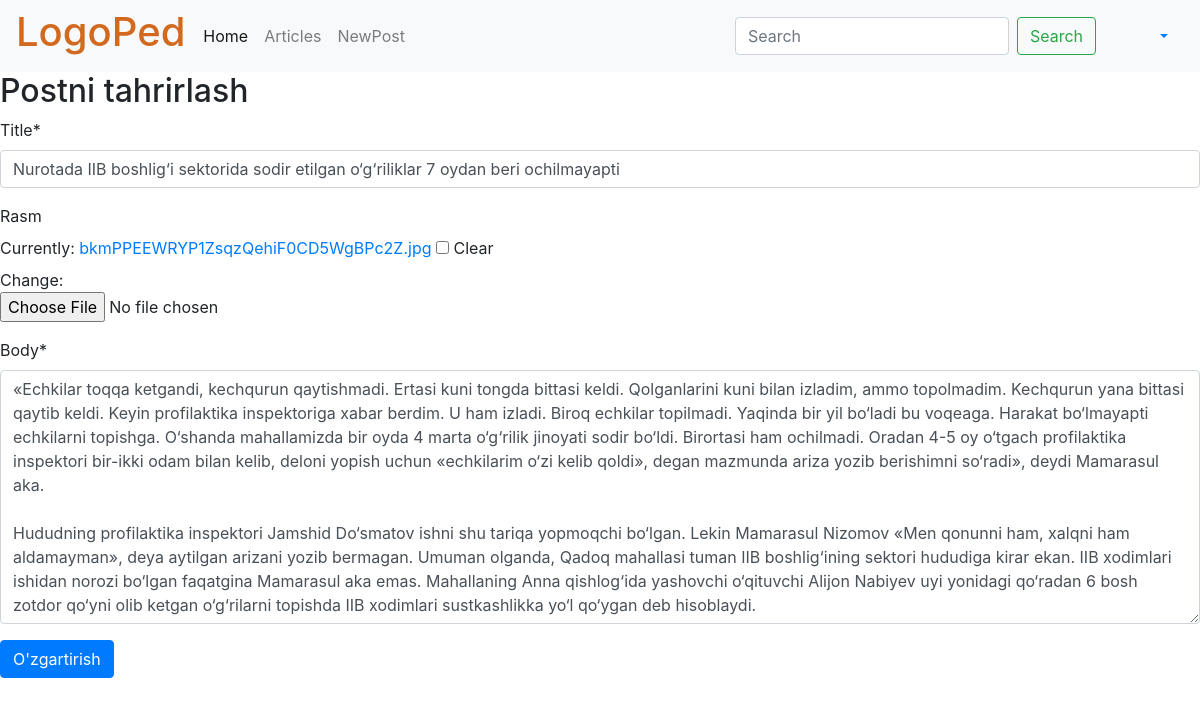
The app's page /post/5/edit/ with its own data.
### users/models.py (models this page shows, shortened)
class Post(models.Model):
  title=models.CharField(max_length=200)
  rasm=models.ImageField(upload_to='images/', blank=True)
  body=models.TextField()
  time=models.DateTimeField()

### users/views.py (the view)
# urls.py: path('post/<int:pk>/edit/', PageUpdateView.as_view(), name='post_edit'),
class PageUpdateView(UpdateView):
  model=Post
  template_name='post_edit.html'
  fields=['title', 'rasm', 'body']

### templates/post_edit.html (shortened to what this page needs)
{% extends 'base.html' %}
{% load crispy_forms_tags %}
{% block content %}
<h2>Postni tahrirlash</h2>
<form action="" method="post" enctype="multipart/form-data">
  {{ form | crispy }}
  <input type="submit" class="btn btn-primary" value="O'zgartirish">
</form>
{% endblock content %}

### records on screen
Post: title "Nurotada IIB boshlig‘i sektorida sodir etilgan o‘g‘riliklar 7 oydan beri ochilmayapti", body "«Echkilar toqqa ketgandi, kechqurun qaytishmadi. Ertasi kuni tongda bittasi keldi. Qolganlarini kuni bilan izladim, ammo topolmadim. Kechqurun yana bittasi qaytib keldi. Keyin profilaktika inspektoriga xabar berdim. U ham izladi. Biroq echkilar topilmadi. Yaqinda bir yil bo‘ladi bu voqeaga. Harakat bo‘lmayapti echkilarni topishga. O‘shanda mahallamizda bir oyda 4 marta o‘g‘rilik jinoyati sodir bo‘ldi. Birortasi ham ochilmadi. Oradan 4-5 oy o‘tgach profilaktika inspektori bir-ikki odam bilan kelib, deloni yopish uchun «echkilarim o‘zi kelib qoldi», degan mazmunda ariza yozib berishimni so‘radi», deydi Mamarasul aka. Hududning profilaktika inspektori Jamshid Do‘smatov ishni shu tariqa…"
